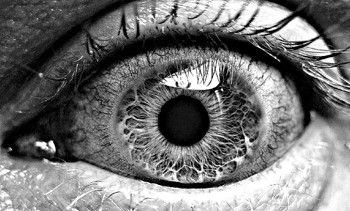
#> input picture eye.jpg, 350 x 211 px
$ python lab10.py
#> lines starting #> are read from the running program, lines starting #| are printed output that depends on the picture
#9th June 021
#Sharpening an image(High Pass Filter)
import cv2
import numpy as np
from matplotlib import pyplot as plt
image = cv2.imread("eye.jpg")
#> image is the input picture: shape (211, 350, 3); min 0, max 255, mean 115
gauss_mask = cv2.GaussianBlur(image,(9,9),10.0)
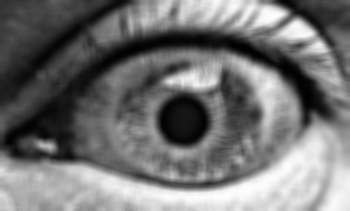
#> gauss_mask: shape (211, 350, 3); min 1, max 254, mean 115
image_sharp = cv2.addWeighted(image, 2, gauss_mask, -1, 0)
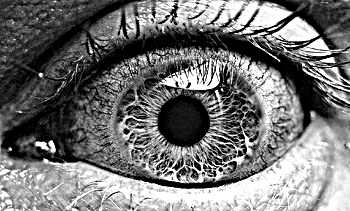
#> image_sharp: shape (211, 350, 3); min 0, max 255, mean 115.5
#high pass kernel 3x3
kernel=np.array([[-1, -1, -1],
                 [-1, 8, -1],
                 [-1, -1, -1]])
#ig_hpf = image- gauss_mask
image_hpf = cv2.filter2D(image, -1, kernel)
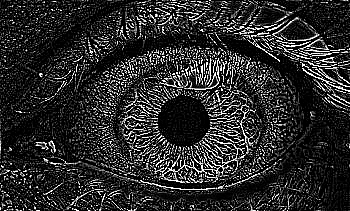
#> image_hpf: shape (211, 350, 3); min 0, max 255, mean 43.3
plt.subplot(131),plt.imshow(image),plt.title('Original')
plt.xticks([]),plt.yticks([])
plt.subplot(132),plt.imshow(image_hpf),plt.title('Mask')
plt.xticks([]),plt.yticks([])
plt.subplot(133),plt.imshow(image_sharp),plt.title('sharpened')
plt.xticks([]),plt.yticks([])
plt.show()
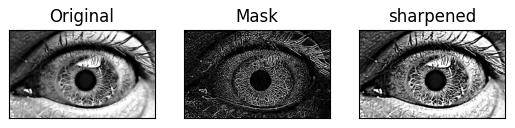
#> figure drawn by matplotlib, 3 panels
cv2.waitKey(0)

$ run again, with face detection.jpg copied over eye.jpg
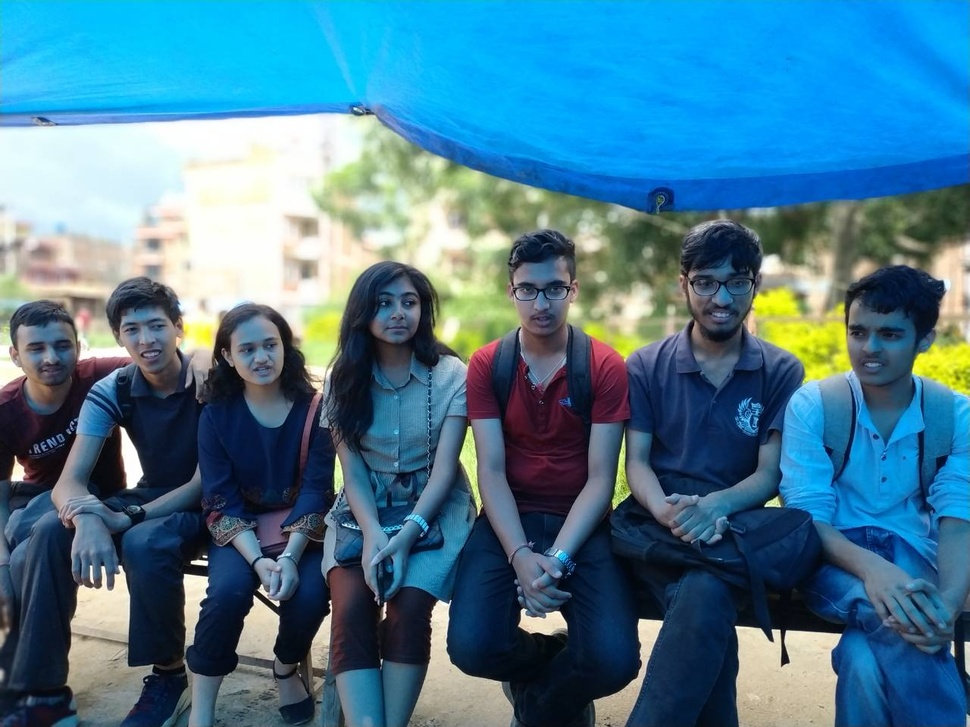
#> input picture face detection.jpg, 970 x 727 px, shrunk from 1280 x 960 before the run
#> image is the input picture: shape (727, 970, 3); mean B, G, R 144.7, 120.6, 72.3
#> `image_hpf = cv2.filter2D(image, -1, kernel)`:
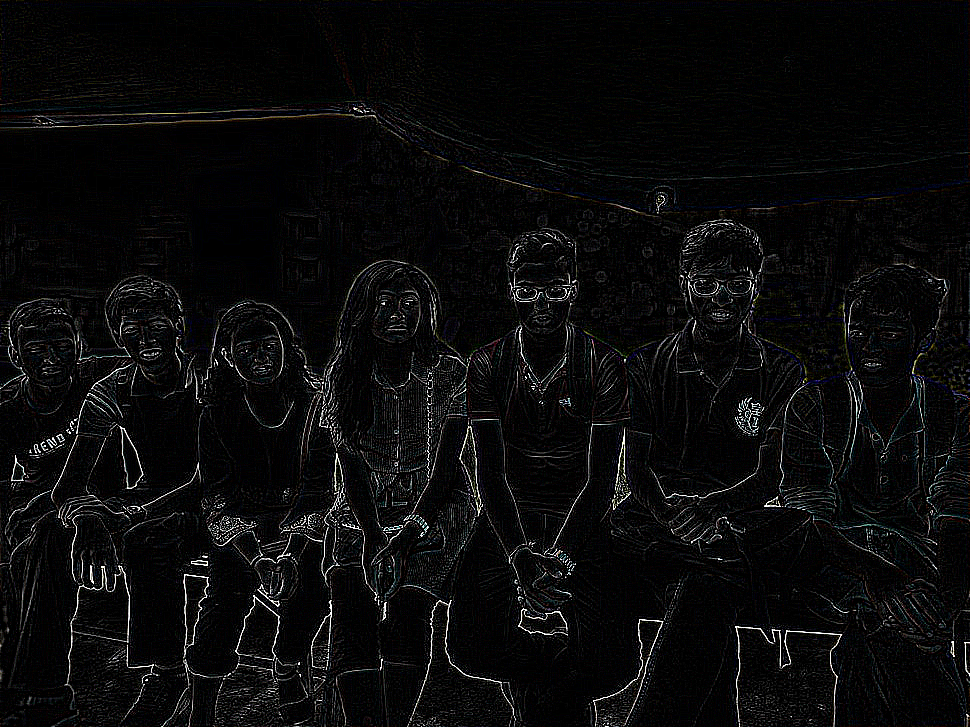
#> image_hpf: shape (727, 970, 3); mean B, G, R 11, 10.6, 10.6
#> `plt.show()`:
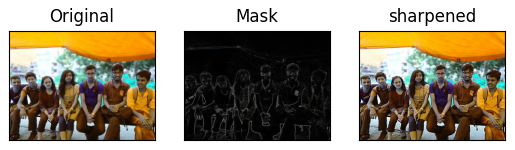
#> figure drawn by matplotlib, 3 panels; B, G, R data is drawn as R, G, B
